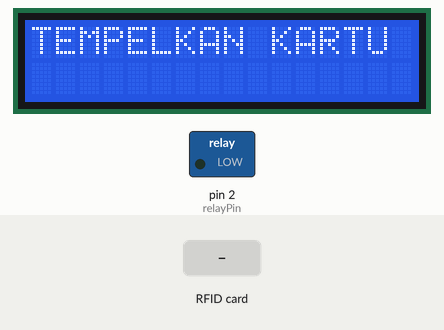
A sketch run on a simulated Arduino Uno, built with avr-gcc and run on an emulated ATmega328P. Parts: 16×2 character LCD, switched loads named in the sketch (green lamp = pin HIGH). Inputs (shaded band) come from the test bench. Pins used as bus, display or sensor lines are not drawn; what the sketch prints to the serial monitor is not drawn.

Above: at 4.3 s.
4.4 s: RFID card 73 E6 FF 1A held to the reader
At 5.6 s:
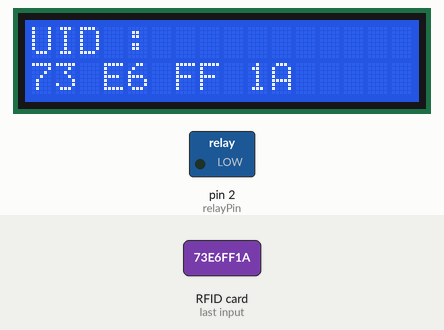
At 6.7 s:
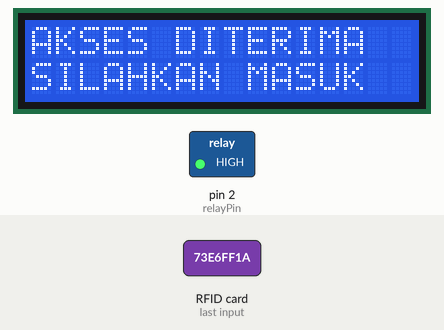
7.4 s: RFID card 5E 7A 19 C4 held to the reader
At 10.4 s:
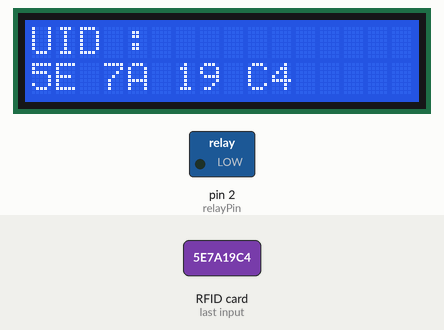
Timing chart, 0 to 11.9 s (numbered marks = the images above; inputs shaded):
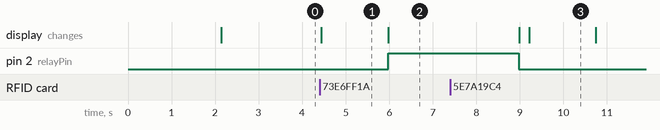

Measured:
- after the input at 4.4 s, pin 2 (relayPin): LOW → HIGH after 1.6 s; the display: changes after 0.05 s (image 1)
- after the input at 7.4 s, the display: first differs from a run without the input after 1.8 s (image 3)
- what the display in image 1 shows lasts 1.6 s, from 4.4 s to 6.0 s

The sketch:

pertemuan-10.ino
```cpp
#include <Wire.h>
#include <LiquidCrystal_I2C.h>

LiquidCrystal_I2C lcd = LiquidCrystal_I2C(0x27, 16, 2);

// SCL --> A5
// SDA --> A4

#include <SPI.h>
#include <MFRC522.h>

#define SS_PIN 10 // SDA
#define RST_PIN 9 // RST
MFRC522 mfrc522(SS_PIN, RST_PIN);

// SCK --> 13
// MOSI --> 11
// MISO --> 12
// 3.3V --> 3.3V

#define relayPin 2

void setup() {
  Serial.begin(9600);

  SPI.begin();
  mfrc522.PCD_Init();

  pinMode(relayPin, OUTPUT);
  digitalWrite(relayPin, LOW);

  lcd.init();
  lcd.backlight();
  lcd.clear();

  lcd.setCursor(4, 0);
  lcd.print("KELAS 3C");

  delay(2000);

  Serial.println("Program Module RFID");

  lcd.clear();
  lcd.setCursor(0,0);
  lcd.print("TEMPELKAN KARTU");

  delay(1000);

  Serial.println("Tempelkan Kartu");
}

void loop() {
  if (!mfrc522.PICC_IsNewCardPresent())
  {
    return;
  }

  if (!mfrc522.PICC_ReadCardSerial())
  {
    return;
  }

  String content = "";

  for (byte i = 0; i < mfrc522.uid.size; i++) {
    content.concat(String(mfrc522.uid.uidByte[i] < 0x10 ? " 0" : " "));
    content.concat(String(mfrc522.uid.uidByte[i], HEX));
  }

  content.toUpperCase();

  Serial.print("UID: ");
  Serial.println(content.substring(1));

  Serial.println();

  lcd.clear();
  lcd.setCursor(0,0);
  lcd.print("UID :");
  lcd.setCursor(0,1);
  lcd.print(content.substring(1));
  delay(1500);

  // cek jika UID / ID Kartu = 73 E6 FF 1A, (silahkan diganti sesuai dengan ID yg terbaca ya...
  if (content.substring(1) == "73 E6 FF 1A") {
    Serial.println("Akses Diterima");

    lcd.clear();
    lcd.setCursor(0, 0);
    lcd.print("AKSES DITERIMA");
    lcd.setCursor(0, 1);
    lcd.print("SILAHKAN MASUK");

    digitalWrite(relayPin, HIGH);
    delay(3000);
    digitalWrite(relayPin, LOW);
  } else {
    Serial.println("Akses Ditolak");

    lcd.clear();
    lcd.setCursor(0,0);
    lcd.print("AKSES DITOLAK");
    lcd.setCursor(0,1);
    lcd.print("COBA LAGI");

    delay(3000);
  }

  lcd.clear();
  lcd.setCursor(0,0);
  lcd.print("TEMPELKAN KARTU");

  Serial.println();
  delay(200);

  Serial.println("Tempelkan Kartu");
}
```
